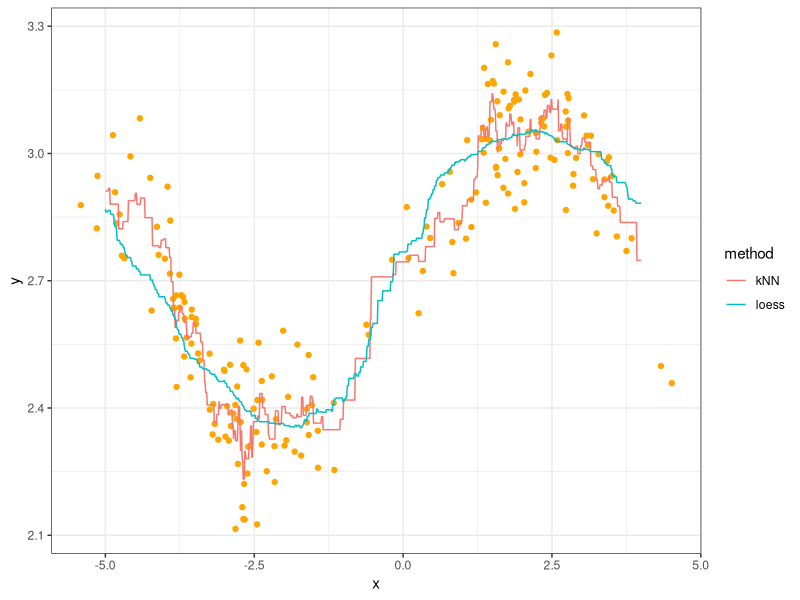

The R script that drew this image:
#Exercise 3.1
library(tidyverse)
library(knitr)
set.seed(87)
dat <- tibble(x = c(rnorm(100), rnorm(100)+5)-3,
              y = sin(x^2/5)/x + rnorm(200)/10 + exp(1))
kable(head(dat))

#1. Eyeball the above scatterplot of the data. What would you say is a reasonable estimate of the mean of Y at X=0, Why?
# Since the scatterplot is central symmetry around 0

#2. Estimate using loess and kNN (you choose the hyperparameters).
#kNN k=5
k=5
dat$d <- abs(dat$x-0)
dat1<-arrange(dat,dat$d)
sub1<-dat1[1:k,]
sub1
y.pre<-mean(sub1$y)
y.pre

#loess
dat.loess<-filter(dat,dat$d<1)
y.pre2<-mean(dat.loess$y)
y.pre2

#3. when r=0.01, there is no observation and we can not make the prediction

#4.The trade off
#small value-- overfit the data, we have small sample, we will have highly variable. The bias will be small.
#lager value-- maybe all of the data will be taken into consideration. The variance is small. The bias will be so high.

#Exercise 3.2
library(tidyverse)
xgrid <- seq(-5, 4, length.out=1000)
kNN_estimates <- map_dbl(xgrid, function(t){
  dat$distance<-abs(dat$x-t)
  dat.arrange<-arrange(dat,dat$distance)
  sub2<-dat.arrange[1:5,]
  yhat<-mean(sub2$y)
  return(yhat)
  ## YOUR CODE HERE FOR kNN
  ## Note: The variable "x" here is a single value along the grid.
  ## Hint1: Extend your code for kNN from the previous exercise.
  ## Hint2: Say you store the prediction in the variable "yhat".
  ##         Then in a new line of code, write: return(yhat)
})
loess_estimates <- map_dbl(xgrid, function(t){
  dat$distance<-abs(dat$x-t)
  dat.loess2<-filter(dat,dat$distance<1)
  yhat2<-mean(dat.loess2$y)
  return(yhat2)
  ## YOUR CODE HERE FOR LOESS
  ## Note: The variable "x" here is a single value along the grid.
  ## Hint1: Extend your code for loess from the previous exercise.
  ## Hint2: Say you store the prediction in the variable "yhat".
  ##         Then in a new line of code, write: return(yhat)
})
est <- tibble(x=xgrid, kNN=kNN_estimates, loess=loess_estimates) %>% 
  gather(key="method", value="estimate", kNN, loess)
ggplot() +
  geom_point(data=dat, mapping=aes(x,y), colour="orange") +
  geom_line(data=est, 
            mapping=aes(x,estimate, group=method, colour=method)) +
  theme_bw()


